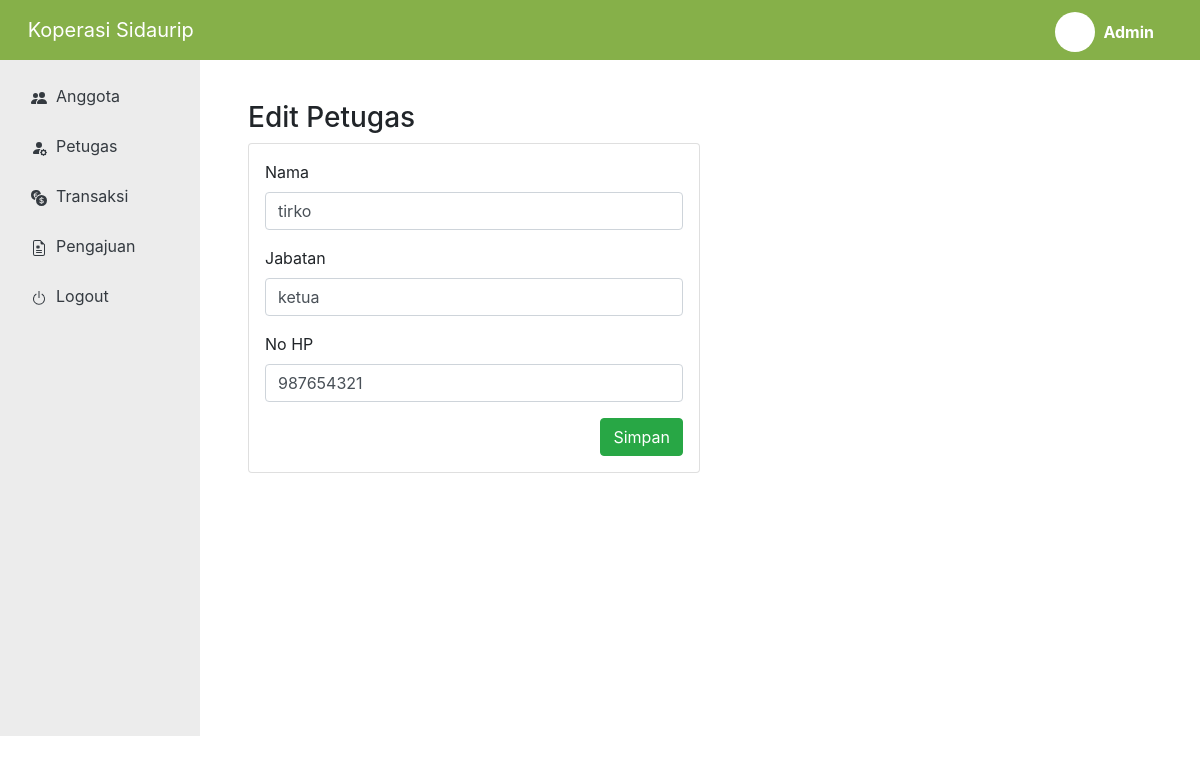
The app's page /views/admin/petugas/edit.php?id_petugas=1 with its own data.
### tables this page shows
CREATE TABLE `petugas` (
  `id_petugas` int NOT NULL,
  `nama_petugas` varchar(50) NOT NULL,
  `jabatan` varchar(50) NOT NULL,
  `no_hp` int NOT NULL
);

### controllers/petugasController.php (called while the page is built, shortened)
<?php
include_once '../../../models/petugas.php';
class petugasController
{
    private $model;
    public function __construct($db)
    {
        $this->model = new petugas($db);
    }
    public function getpetugasByid($id_petugas)
    {
        return $this->model->getpetugasByid_petugas($id_petugas);
    }
}

### models/petugas.php (called while the page is built, shortened)
<?php
class petugas
{
    private $koneksi;
    public function __construct($db)
    {
        $this->koneksi = $db;
    }
    public function getpetugasByid_petugas($id_petugas)
    {
        $query = "select * from petugas where id_petugas ='$id_petugas'";
        $result = mysqli_query($this->koneksi, $query);
        return mysqli_fetch_array($result);
    }
}

### views/admin/petugas/edit.php (the view, shortened to what this page needs)
<?php
include_once '../../../config.php';
include_once '../../../controllers/petugasController.php';
$database = new database;
$db = $database->getKoneksi();
$petugasController = new petugasController($db);
$d = $petugasController->getpetugasByid($_GET['id_petugas']);
?>
<?php
include '../../../header_petugas.php';
?>
<div class="px-4 py-3" style="margin-top: 85px; ">
    <h3>Edit Petugas</h3>
    <div class="card px-3 py-3" style="width: 50%;">
        <form method="post" action="proses_edit_petugas">
            <div class="mb-3">
                <label for="nama_petugas" class="form-label">Nama</label>
                <input type="text" class="form-control" name="nama_petugas" value="<?php echo $d['nama_petugas']; ?>">
            </div>
            <div class="mb-3">
                <label for="jabatan" class="form-label">Jabatan</label>
                <input type="text" class="form-control" name="jabatan" value="<?php echo $d['jabatan']; ?>">
            </div>
            <div class="mb-3">
                <label for="no_hp" class="form-label">No HP</label>
                <input type="number" class="form-control" name="no_hp" value="<?php echo $d['no_hp']; ?>">
            </div>
            <div class="text-right">
                <input type="submit" class="btn btn-success" value="Simpan">
            </div>
        </form>
    </div>
</div>
<?php
include '../../../footer_petugas.php';
?>

### records on screen
petugas: nama_petugas "tirko", jabatan "ketua", no_hp "987654321"
